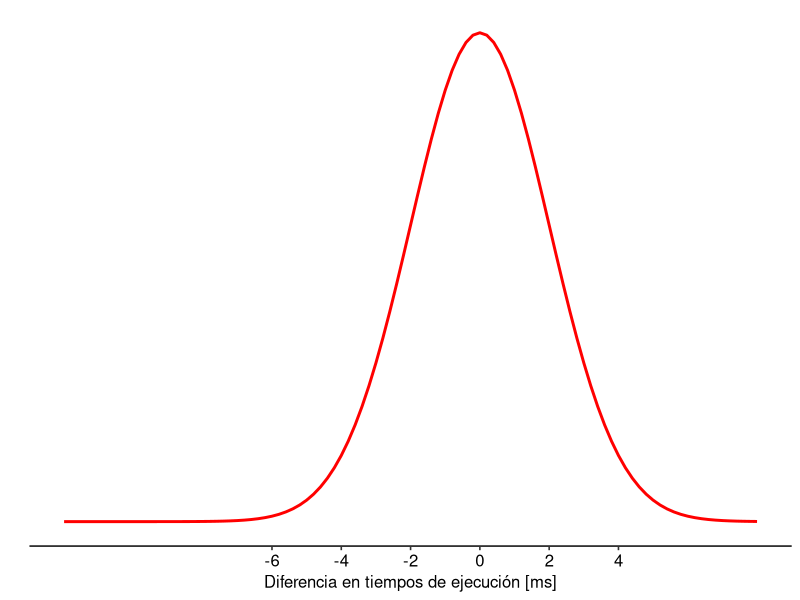

Source code (R): (Note: this script raises an error after producing the figure.)
library(ggpubr)
library(pwr)

# Fijar valores conocidos.
sigma <- 12
alfa <- 0.05
n <- 36
media_nula <- 0

# Calcular el error estándar .
SE <- sigma/sqrt(n)

# Gráficar la distribución muestral de la media de las diferencias si
# la hipó tesis nula fuera verdadera .
x <- seq(-6 * SE, 4 * SE, 0.01)
y <- dnorm(x , mean = media_nula, sd = SE)
g <- ggplot(data = data.frame(x, y), aes(x))

g <- g + stat_function(
  fun = dnorm,
  args = list(mean = media_nula, sd = SE),
  colour = "red", size = 1)

g <- g + ylab("")
g <- g + scale_y_continuous(breaks = NULL)
g <- g + scale_x_continuous(name = "Diferencia en tiempos de ejecución [ms]",
                            breaks = seq(-6, 4, 2))

g <- g + theme_pubr()

# Colorear la región de rechazo de la hipótesis nula .
media_nula <- 0
Z_critico <- qnorm(alfa/2, mean = media_nula, sd = SE, lower.tail = FALSE)
q_critico_inferior <- media_nula - Z_critico
q_critico_superior <- media_nula + Z_critico

g <- g + geom_area(data = subset(df, x < q_critico_inferior),
                   aes(y = y),
                   colour = "red",
                   fill = "red",
                   alpha = 0.5)

g <- g + geom_area(data = subset(df , x > q_critico_superior),
                   aes(y = y),
                   colour = "red",
                   fill = "red",
                   alpha = 0.5)

print(g)

# Superponer la distribución muestral de la media de las diferencias
# si la la diferencia de medias fuera -4.
g <- g + stat_function(
  fun = dnorm,
  args = list(mean = media_efecto, sd = SE),
  colour = "blue", size = 1)

# Colorear la región de la nueva curva situada en la región de
# rechazo de la curva original .
x1 <- seq(-6 * SE, 4 * SE, 0.01)
y1 <- dnorm(x, mean = media_efecto, sd = SE)
g <- g + geom_area(data = subset(data.frame(x1 ,y1),
                                 x < q_critico_inferior),
                   aes(x = x1, y = y1),
                   colour = "blue",
                   fill = "blue",
                   alpha = 0.5)

g <- g + geom_area(data = subset(data.frame(x1, y1),
                                 x > q_critico_superior),
                   aes(x = x1, y = y1),
                   colour = "blue",
                   fill = " blue ",
                   alpha = 0.5)
print(g)

# Calcular el poder de acuerdo al aná lisis teó rico .
poder <- pnorm(q_critico_inferior,
               mean = media_efecto,
               sd = SE,
               lower.tail = TRUE)
+ pnorm(q_critico_superior,
        mean = media_efecto,
        sd = SE,
        lower.tail = FALSE)

cat ("Poder = ", poder, "\n")

# Calcular la probabilidad de cometer un error tipo II.
beta <- 1 - poder_teorico
cat ("Beta = ", beta, "\n")
                          
